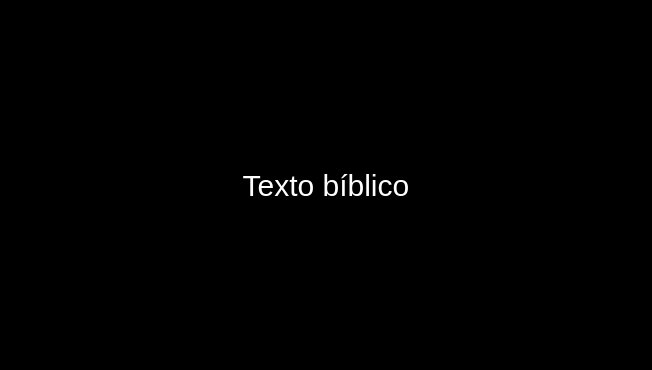
<?xml version="1.0" encoding="UTF-8"?>
<ui version="4.0">
 <class>MainWindow</class>
 <widget class="QMainWindow" name="MainWindow">
  <property name="geometry">
   <rect>
    <x>0</x>
    <y>0</y>
    <width>652</width>
    <height>370</height>
   </rect>
  </property>
  <property name="windowTitle">
   <string>Projetor</string>
  </property>
  <property name="styleSheet">
   <string notr="true">* {
	background-color: black;
}</string>
  </property>
  <widget class="QWidget" name="centralwidget">
   <layout class="QGridLayout" name="gridLayout">
    <property name="leftMargin">
     <number>0</number>
    </property>
    <property name="topMargin">
     <number>0</number>
    </property>
    <property name="rightMargin">
     <number>0</number>
    </property>
    <property name="bottomMargin">
     <number>0</number>
    </property>
    <item row="0" column="0">
     <widget class="QLabel" name="textLabel">
      <property name="styleSheet">
       <string notr="true">* {
	font: 8pt &quot;Berlin Sans FB&quot;;
	color: white;
	font-size: 30px;
	margin: 50%;
}</string>
      </property>
      <property name="text">
       <string>Texto bíblico</string>
      </property>
      <property name="textFormat">
       <enum>Qt::AutoText</enum>
      </property>
      <property name="alignment">
       <set>Qt::AlignCenter</set>
      </property>
      <property name="wordWrap">
       <bool>true</bool>
      </property>
      <property name="textInteractionFlags">
       <set>Qt::NoTextInteraction</set>
      </property>
     </widget>
    </item>
   </layout>
  </widget>
 </widget>
 <resources/>
 <connections/>
</ui>
